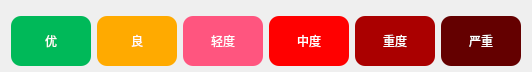
    <widget class="QWidget" name="widget_28" native="true">
     <property name="geometry">
      <rect>
       <x>9</x>
       <y>177</y>
       <width>528</width>
       <height>68</height>
      </rect>
     </property>
     <layout class="QHBoxLayout" name="horizontalLayout_6">
      <item>
       <widget class="QLabel" name="lblQuality0">
        <property name="minimumSize">
         <size>
          <width>80</width>
          <height>50</height>
         </size>
        </property>
        <property name="maximumSize">
         <size>
          <width>60</width>
          <height>40</height>
         </size>
        </property>
        <property name="styleSheet">
         <string notr="true">color: rgb(255, 255, 255);
border-radius: 10px;
background-color: rgb(0, 185, 89);


</string>
        </property>
        <property name="frameShape">
         <enum>QFrame::NoFrame</enum>
        </property>
        <property name="text">
         <string>优</string>
        </property>
        <property name="alignment">
         <set>Qt::AlignCenter</set>
        </property>
       </widget>
      </item>
      <item>
       <widget class="QLabel" name="lblQuality1">
        <property name="minimumSize">
         <size>
          <width>80</width>
          <height>50</height>
         </size>
        </property>
        <property name="maximumSize">
         <size>
          <width>60</width>
          <height>40</height>
         </size>
        </property>
        <property name="styleSheet">
         <string notr="true">color: rgb(255, 255, 255);
border-radius: 10px;
background-color: rgb(255, 170, 0);


</string>
        </property>
        <property name="frameShape">
         <enum>QFrame::NoFrame</enum>
        </property>
        <property name="text">
         <string>良</string>
        </property>
        <property name="alignment">
         <set>Qt::AlignCenter</set>
        </property>
       </widget>
      </item>
      <item>
       <widget class="QLabel" name="lblQuality2">
        <property name="minimumSize">
         <size>
          <width>80</width>
          <height>50</height>
         </size>
        </property>
        <property name="maximumSize">
         <size>
          <width>60</width>
          <height>40</height>
         </size>
        </property>
        <property name="styleSheet">
         <string notr="true">color: rgb(255, 255, 255);
border-radius: 10px;
background-color: rgb(255, 85, 127);


</string>
        </property>
        <property name="frameShape">
         <enum>QFrame::NoFrame</enum>
        </property>
        <property name="text">
         <string>轻度</string>
        </property>
        <property name="alignment">
         <set>Qt::AlignCenter</set>
        </property>
       </widget>
      </item>
      <item>
       <widget class="QLabel" name="lblQuality3">
        <property name="minimumSize">
         <size>
          <width>80</width>
          <height>50</height>
         </size>
        </property>
        <property name="maximumSize">
         <size>
          <width>60</width>
          <height>40</height>
         </size>
        </property>
        <property name="styleSheet">
         <string notr="true">color: rgb(255, 255, 255);
border-radius: 10px;
background-color: rgb(255, 0, 0);


</string>
        </property>
        <property name="frameShape">
         <enum>QFrame::NoFrame</enum>
        </property>
        <property name="text">
         <string>中度</string>
        </property>
        <property name="alignment">
         <set>Qt::AlignCenter</set>
        </property>
       </widget>
      </item>
      <item>
       <widget class="QLabel" name="lblQuality4">
        <property name="minimumSize">
         <size>
          <width>80</width>
          <height>50</height>
         </size>
        </property>
        <property name="maximumSize">
         <size>
          <width>60</width>
          <height>40</height>
         </size>
        </property>
        <property name="styleSheet">
         <string notr="true">color: rgb(255, 255, 255);
border-radius: 10px;
background-color: rgb(170, 0, 0);


</string>
        </property>
        <property name="frameShape">
         <enum>QFrame::NoFrame</enum>
        </property>
        <property name="text">
         <string>重度</string>
        </property>
        <property name="alignment">
         <set>Qt::AlignCenter</set>
        </property>
       </widget>
      </item>
      <item>
       <widget class="QLabel" name="lblQuality5">
        <property name="minimumSize">
         <size>
          <width>80</width>
          <height>50</height>
         </size>
        </property>
        <property name="maximumSize">
         <size>
          <width>60</width>
          <height>40</height>
         </size>
        </property>
        <property name="styleSheet">
         <string notr="true">color: rgb(255, 255, 255);
border-radius: 10px;
background-color: rgb(100, 0, 0);


</string>
        </property>
        <property name="frameShape">
         <enum>QFrame::NoFrame</enum>
        </property>
        <property name="text">
         <string>严重</string>
        </property>
        <property name="alignment">
         <set>Qt::AlignCenter</set>
        </property>
       </widget>
      </item>
     </layout>
    </widget>
